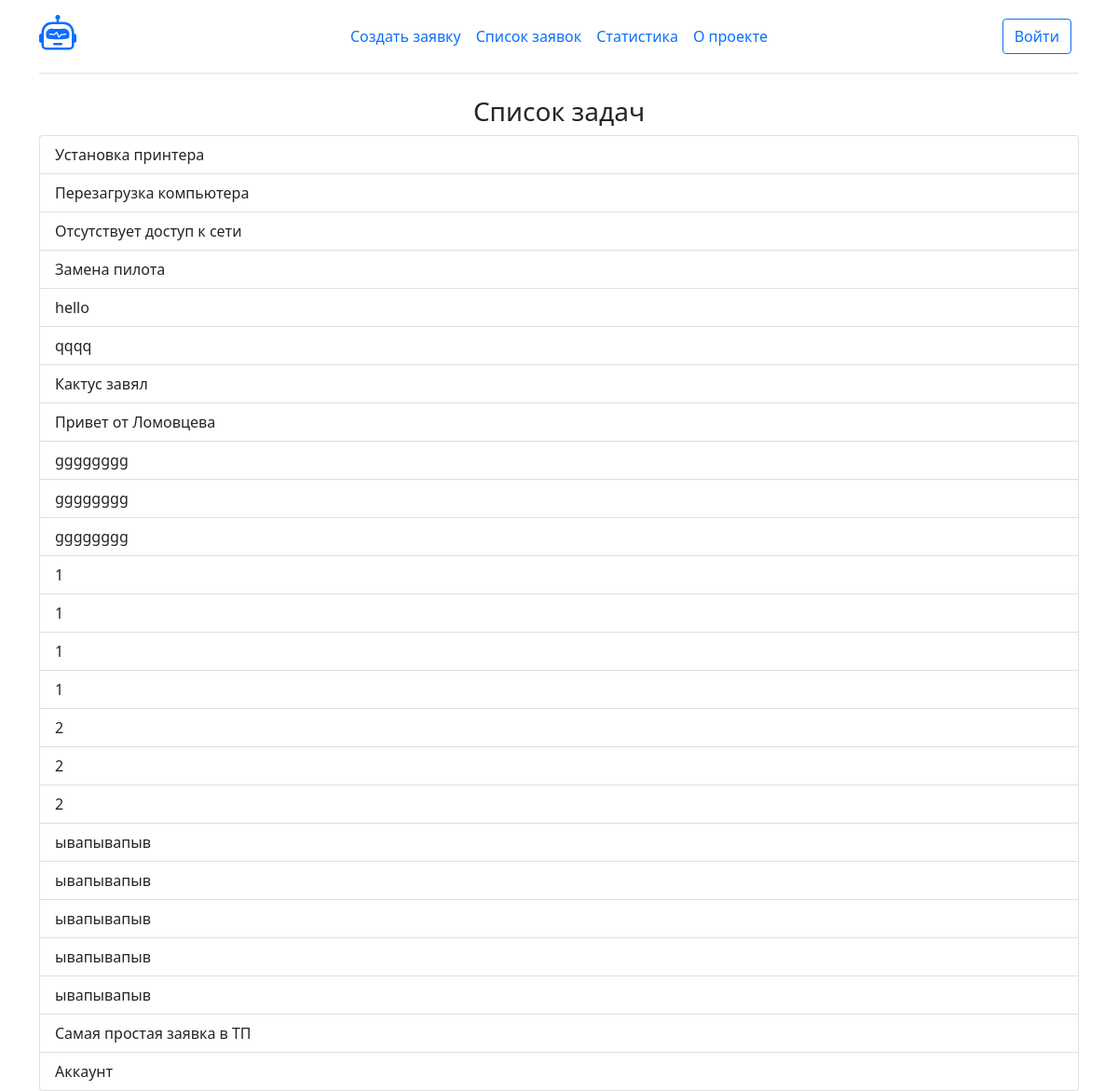
The page /tasks/ on the database as committed earlier.
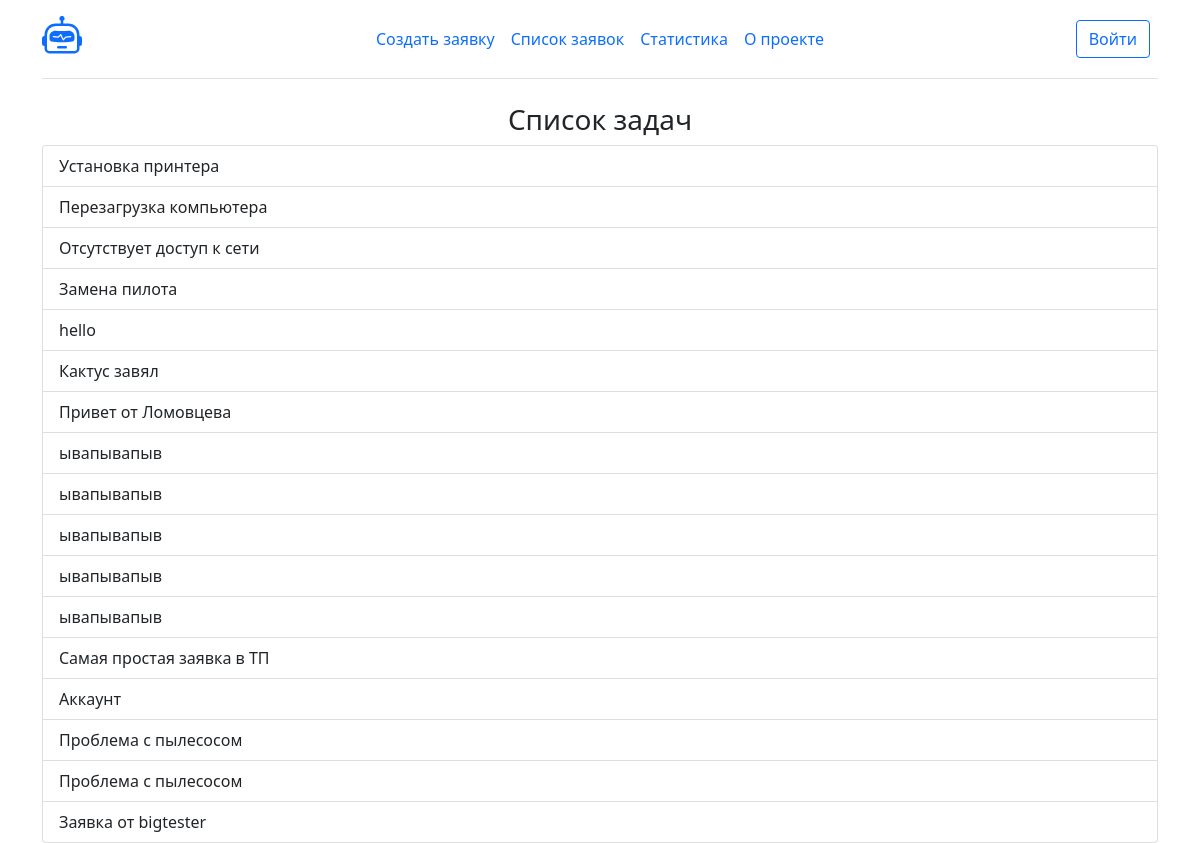
The same page on the database as committed later.
### tasks/models.py (models this page shows, shortened)
class Task(models.Model):
    title = models.CharField(max_length=1024)
    message = models.TextField()
    authors = models.CharField(max_length=1024)
    created = models.DateTimeField("date published", auto_now_add= True)
    closed = models.BooleanField(default=False)

### tasks/views.py (the view)
# urls.py: path('tasks/', views.tasks_list, name='list'),
def tasks_list(request):
    tasks_list_to_page = Task.objects.all()
    print(len(tasks_list_to_page))
    return render(request, 'tasks/task_list.html', {'task_list': tasks_list_to_page})

### tasks/templates/tasks/task_list.html
{% extends "tasks/base.html" %}
{% block content %}
    <div class="container">
        <div class="row">
            <div class="col-lg-12">
                <h3 class="text-center text">Список задач</h3>
                {% if task_list %}
                <div class="list-group">
                    {% for task in task_list %}
                        <a href='/task/{{ task.id }}/' class="list-group-item list-group-item-action">{{ task.title }}</a>
                    {% endfor %}
                {% else %}
                    <p>Список заявок пуст</p>
                </div>
                {% endif %}
            </div>
        </div>
    </div>
{% endblock %}

Rows that differ between the two databases and show on the page:
removed Task: title "qqqq"
removed Task: title "gggggggg"
removed Task: title "gggggggg"
removed Task: title "gggggggg"
removed Task: title "1"
removed Task: title "1"
removed Task: title "1"
removed Task: title "1"
removed Task: title "2"
removed Task: title "2"
removed Task: title "2"
added Task: title "Проблема с пылесосом"
added Task: title "Проблема с пылесосом"
added Task: title "Заявка от bigtester"
